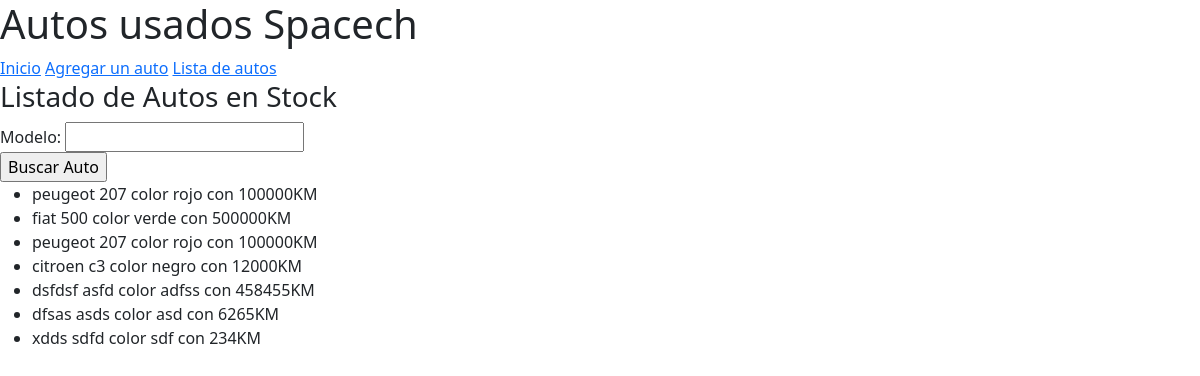
/autos, run on an earlier commit of the app's database.
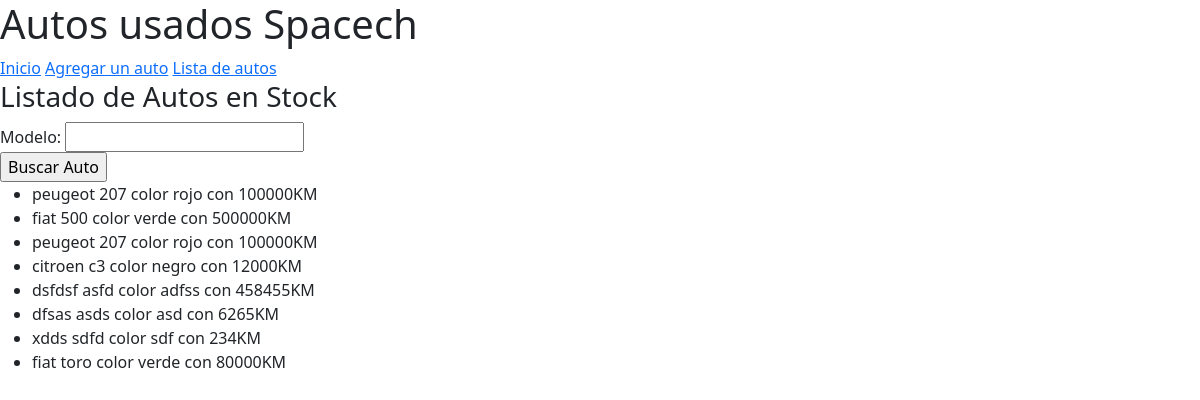
And on a later commit of the database.
### pagina/models.py (models this page shows)
class Auto (models.Model):
    marca = models.CharField(max_length = 20)
    modelo = models.CharField(max_length = 20)
    color = models.CharField(max_length = 20)
    kilometros = models.IntegerField()
    def __str__(self) :
        return f"{self.marca}  {self.modelo} color {self.color} con {self.kilometros}KM"

### pagina/views.py (the view)
# urls.py: path('autos', lista_de_autos, name = 'Autos')
def lista_de_autos(request):
    autos= Auto.objects.all()
    formulario = BuscarAuto(request.GET)
    if formulario.is_valid():
        modelo_a_buscar = formulario.cleaned_data.get('modelo')
        autos = Auto.objects.filter(modelo__icontains=modelo_a_buscar)
    return render(request, 'autos.html', {'autos': autos , 'formulario': formulario})

### pagina/forms.py
class BuscarAuto (forms.Form):
    modelo = forms.CharField(max_length=20 , required=False)

### templates/autos.html (shortened to what this page needs)
<!DOCTYPE html>
<html lang="en">
  <head>
    <link href="https://cdn.jsdelivr.net/npm/bootstrap@5.3.2/dist/css/bootstrap.min.css" rel="stylesheet">
  </head>
  <body>
    <header><h1>Autos usados Spacech</h1></header>
    <nav>
        <a href={% url "principal" %}>Inicio</a>
        <a href={% url "AgregarAutos" %}>Agregar un auto</a>
        <a href={% url "Autos" %}>Lista de autos </a>
    </nav>
    <h3>Listado de Autos en Stock</h3>
    <form action={% url 'Autos'%}>
      {{formulario}}
      <input type="submit" value="Buscar Auto">
    </form>
    {% if autos %}
    <ul>
      {% for auto in autos %}
      <li>{{auto}}</li>
      {% endfor %}
    </ul>
    {% else %}
    <p>No se encontraron autos de ese Modelo</p>
    {% endif %}
  </body>
</html>

What changed in the data, as far as the page shows it:
added Auto: marca+modelo+color "fiat toro color verde con 80000KM"
